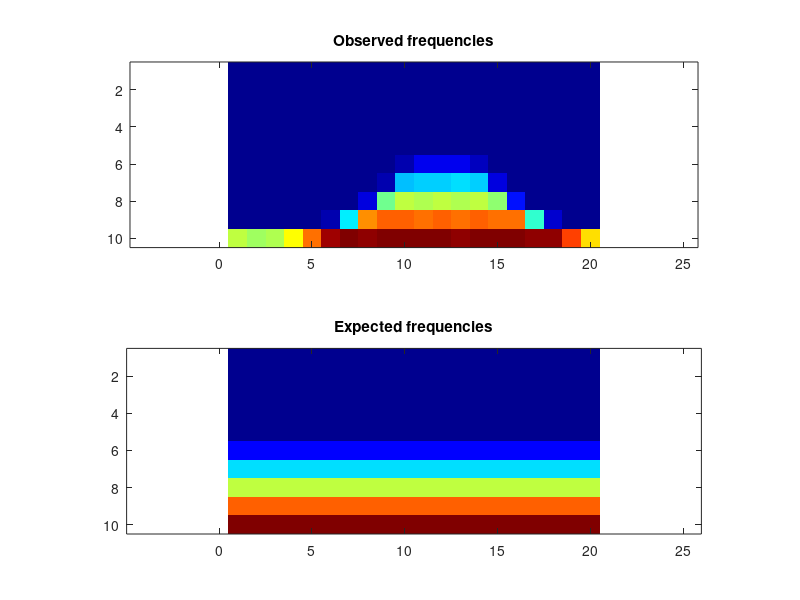

MATLAB code for this plot:
obsFrequencies = [ 0, 0, 0, 0, 0, 0, 0, 0, 0, 0, 0, 0, 0, 0, 0, 0, 0, 0, 0, 0; 0, 0, 0, 0, 0, 0, 0, 0, 0, 0, 0, 0, 0, 0, 0, 0, 0, 0, 0, 0; 0, 0, 0, 0, 0, 0, 0, 0, 0, 0, 0, 0, 0, 0, 0, 0, 0, 0, 0, 0; 0, 0, 0, 0, 0, 0, 0, 0, 0, 0, 0, 0, 0, 0, 0, 0, 0, 0, 0, 0; 0, 0, 0, 0, 0, 0, 0, 0, 0, 0, 0, 0, 0, 0, 0, 0, 0, 0, 0, 0; 0, 0, 0, 0, 0, 0, 0, 0, 0, 675, 1995, 1925, 1995, 930, 0, 0, 0, 0, 0, 0; 0, 0, 0, 0, 0, 0, 0, 0, 767, 5502, 5914, 5886, 6168, 5771, 1507, 0, 0, 0, 0, 0; 0, 0, 0, 0, 0, 0, 0, 1490, 8825, 10110, 9925, 10077, 9854, 10053, 9357, 2497, 0, 0, 0, 0; 0, 0, 0, 0, 0, 672, 6335, 13178, 13994, 14062, 13965, 14025, 13954, 14039, 13889, 13764, 7694, 1296, 0, 0; 10243, 9690, 9968, 11339, 13899, 17469, 18162, 17824, 18120, 18131, 18094, 18273, 17772, 18074, 18094, 18058, 17828, 17824, 14562, 11924 ];
expFrequencies = [ 0, 0, 0, 0, 0, 0, 0, 0, 0, 0, 0, 0, 0, 0, 0, 0, 0, 0, 0, 0; 0, 0, 0, 0, 0, 0, 0, 0, 0, 0, 0, 0, 0, 0, 0, 0, 0, 0, 0, 0; 0, 0, 0, 0, 0, 0, 0, 0, 0, 0, 0, 0, 0, 0, 0, 0, 0, 0, 0, 0; 0, 0, 0, 0, 0, 0, 0, 0, 0, 0, 0, 0, 0, 0, 0, 0, 0, 0, 0, 0; 0, 0, 0, 0, 0, 0, 0, 0, 0, 0, 0, 0, 0, 0, 0, 0, 0, 0, 0, 0; 2000, 2000, 2000, 2000, 2000, 2000, 2000, 2000, 2000, 2000, 2000, 2000, 2000, 2000, 2000, 2000, 2000, 2000, 2000, 2000; 6000, 6000, 6000, 6000, 6000, 6000, 6000, 6000, 6000, 6000, 6000, 6000, 6000, 6000, 5999.99, 6000, 6000, 5999.99, 6000, 6000; 10000, 10000, 10000, 10000, 10000, 10000, 10000, 10000, 10000, 10000, 10000, 10000, 10000, 10000, 9999.99, 10000, 10000, 9999.99, 10000, 10000; 14000, 14000, 14000, 14000, 14000, 14000, 14000, 14000, 14000, 14000, 14000, 14000, 14000, 14000, 14000, 14000, 14000, 14000, 14000, 14000; 18000, 18000, 18000, 18000, 18000, 18000, 18000, 18000, 18000, 18000, 18000, 18000, 18000, 18000, 18000, 18000, 18000, 18000, 18000, 18000 ];
colormap(jet);
clf; subplot(2,1,1);
imagesc(obsFrequencies);
title('Observed frequencies');
axis equal;
subplot(2,1,2);
imagesc(expFrequencies);
axis equal;
title('Expected frequencies');
